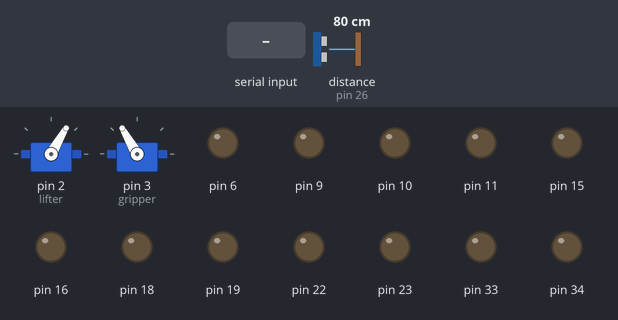
Recording of a sketch running on a simulated Arduino Mega 2560, built with avr-gcc and run on an emulated ATmega2560. Shown: 2 × servo, output pins drawn as LEDs (lit = HIGH). Wiring (inferred from the names in the program): ultrasonic range finder: trigger pin 25; echo pin 26. The test bench sets the inputs (shaded band); at power-on: distance to the obstacle (sensor on pin 26) 80 cm. The echo pulse lasts 58.3 µs per cm; pins used as bus, display or sensor lines are not drawn.

Above: at 1.2 s.
1.3 s: "a" received over Serial
At 2.6 s:
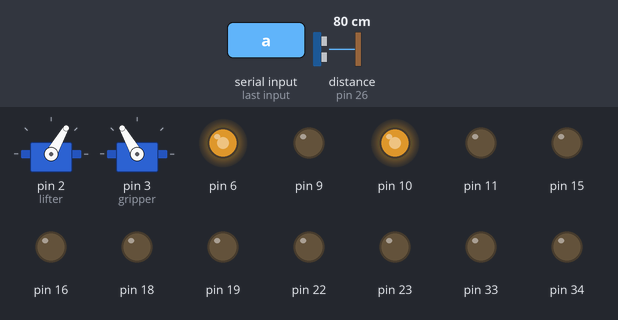
2.9 s: "b" received over Serial
At 2.98 s:
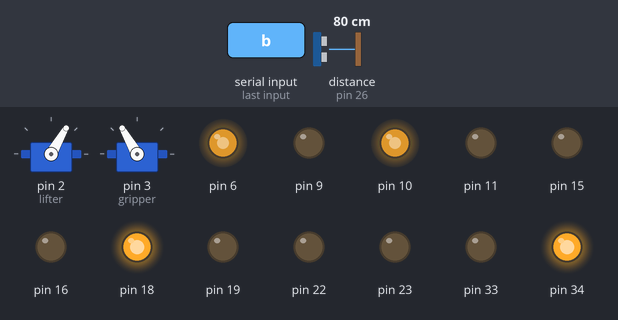
4.5 s: "c" received over Serial
At 5.0 s:
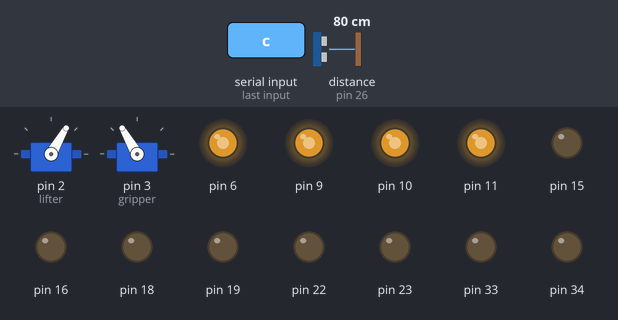
6.1 s: "d" received over Serial
At 6.18 s:
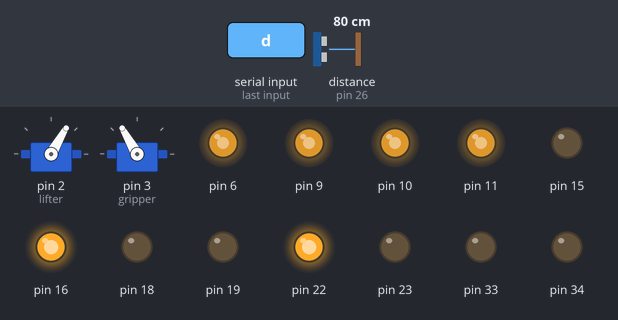
7.7 s: "e" received over Serial
At 7.78 s:
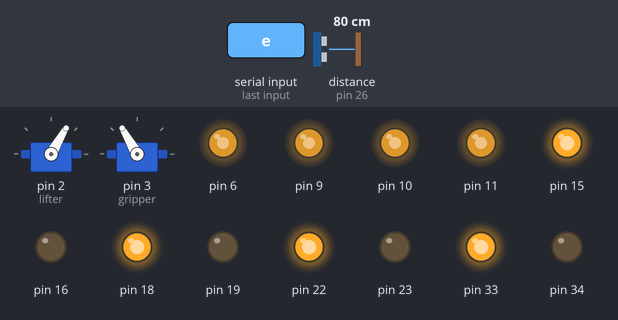
9.3 s: "f" received over Serial
At 9.38 s:
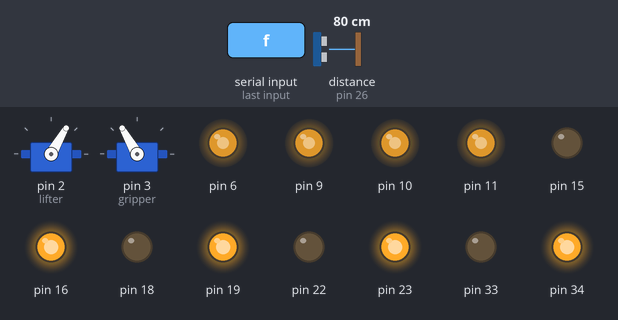
Timing chart, 0 to 11.9 s (numbered marks = the images above; inputs shaded):
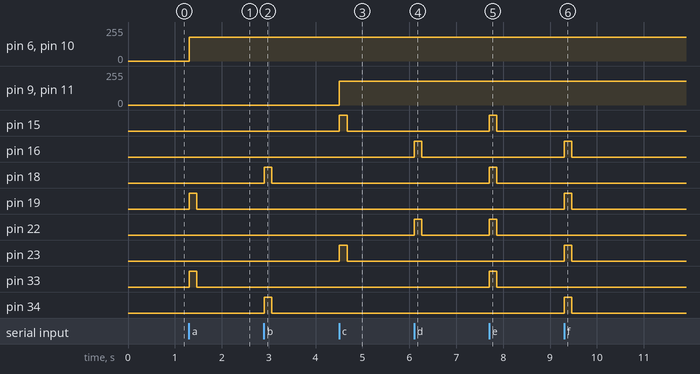

The sketch:

sketch_mar4b.ino
```cpp
#include <Servo.h>
//#define sensor A9

// Adding Servo library
Servo lifter;
Servo gripper;

// Globally declaration of variables
int top = 110, bottom = 5, pos = 60, gri = 120,distance;
char rec;


const int trigPin = 25; // Trigger Pin of Ultrasonic Sensor
const int echoPin = 26; // Echo Pin of Ultrasonic Sensor
long duration, inches, cm;
float volts;


   // Function for stop
void stop() {
  digitalWrite(18, LOW);
  digitalWrite(19, LOW);
  digitalWrite(33, LOW);
  digitalWrite(34, LOW);
  digitalWrite(15, LOW);
  digitalWrite(16, LOW);
  digitalWrite(22, LOW);
  digitalWrite(23, LOW);
}

// Function for pin configuration for motor0

void m0config() {
  pinMode(15, OUTPUT);
  pinMode(16, OUTPUT);
  pinMode(11, OUTPUT);
}

// Function for clockwise rotation of m0

void m0Cw(int speed) {
  digitalWrite(15, HIGH);
  digitalWrite(16, LOW);
  analogWrite(11, speed);
}

// Function for anti-clockwise rotation of m0

void m0aCw(int speed) {
  digitalWrite(15, LOW);
  digitalWrite(16, HIGH);
  analogWrite(11, speed);
}

// ..........................................................................


// Function for pin configuration for motor1

void m1config() {
  pinMode(18, OUTPUT);
  pinMode(19, OUTPUT);
  pinMode(10, OUTPUT);
}

// Function for clockwise rotation of m1

void m1Cw(int speed) {
  digitalWrite(18, HIGH);
  digitalWrite(19, LOW);
  analogWrite(10, speed);
}

// Function for anti-clockwise rotation of m1

void m1aCw(int speed) {
  digitalWrite(18, LOW);
  digitalWrite(19, HIGH);
  analogWrite(10, speed);
}

// Function for pin configuration for motor2

void m2config() {
  pinMode(22, OUTPUT);
  pinMode(23, OUTPUT);
  pinMode(9, OUTPUT);
}

// Function for clockwise rotation of m2

void m2Cw(int speed) {
  digitalWrite(22, HIGH);
  digitalWrite(23, LOW);
  analogWrite(9, speed);
}

// Function for anti-clockwise rotation of m2

void m2aCw(int speed) {
  digitalWrite(22, LOW);
  digitalWrite(23, HIGH);
  analogWrite(9, speed);
}

// ........................................................................

// Function for pin configuration for motor3

void m3config() {
  pinMode(33, OUTPUT);
  pinMode(34, OUTPUT);
  pinMode(6, OUTPUT);
}

// Function for clockwise rotation of m3

void m3Cw(int speed) {
  digitalWrite(33, HIGH);
  digitalWrite(34, LOW);
  analogWrite(6, speed);
}

// Function for anti-clockwise rotation of m3

void m3aCw(int speed) {
  digitalWrite(33, LOW);
  digitalWrite(34, HIGH);
  analogWrite(6, speed);
}


void right() {
  m1aCw(180);
  m3Cw(180);
}

void left() {
  m1Cw(180);
  m3aCw(180);
}


void backward() {
  m0Cw(180);
  m2aCw(180);
}

void forward() {
  m0aCw(180);
  m2Cw(180);
}


void rightTurn() {
  m0Cw(180);
  m1Cw(180);
  m2Cw(180);
  m3Cw(180);
}
// ..................
void leftTurn() {
  m0aCw(180);
  m1aCw(180);
  m2aCw(180);
  m3aCw(180);
}
// .................................................................

void Omnimove() {
  if (rec == 'a') {
    right();
    delay(165);
    stop();
  }

  else if (rec == 'b') {
    left();
    delay(165);
    stop();
  }

  else if (rec == 'c') {
    backward();
    delay(165);
    stop();
  }

  else if (rec == 'd'&& cm>30) {
    forward();
    delay(165);
    stop();
  }

  else if (rec == 'e') {
    rightTurn();
    delay(165);
    stop();
  }

  else if (rec == 'f') {
    leftTurn();
    delay(165);
    stop();
  }
}

// Function for movement of the lifter

void Lifter() {
  if (rec == 'h' && pos <= top) {
    pos = pos + 3;
    lifter.write(pos);
  }

  else if (rec == 'i' && pos >= bottom) {
    pos = pos - 3;
    lifter.write(pos);
  }
}

// ........................................................

// Function for movement of gripper

void Gripper() {
  if (rec == 'g') {
    gri = gri + 3;
    gripper.write(gri);
    //delay(10);
  }

  else if (rec == 'r') {
    gri = gri - 3;
    gripper.write(gri);
    //delay(10);
  }
}

// .........................................................


//void sharp()
//{
//  if(distance>30)
//  {
//    forward();
//  }
//   else if(distance<30)
//  {
//    stop();
//  }
//}


void setup()
{
     Serial.begin(9600); // Starting Serial Terminal

     lifter.attach(2);
     lifter.write(pos);

     gripper.attach(3);
     gripper.write(gri);

     pinMode(trigPin, OUTPUT);
     pinMode(echoPin, INPUT);

//     pinMode(sensor,INPUT);

     m0config();
     m1config();
     m2config();
     m3config();
}

void loop()
{
   digitalWrite(trigPin, LOW);
   delayMicroseconds(2);
   digitalWrite(trigPin, HIGH);
   delayMicroseconds(10);
   digitalWrite(trigPin, LOW);

   duration = pulseIn(echoPin, HIGH);
   inches = microsecondsToInches(duration);
   cm = microsecondsToCentimeters(duration);

//    volts = analogRead(sensor)*0.0048828125;
//    distance = 13*pow(volts, -1);

//   sharp();

//  stop();
 if (Serial.available()) {
    rec=Serial.read();
    Omnimove();
    Lifter();
    Gripper();
  }
//   Serial.print(inches);
//   Serial.print("in, ");
//   Serial.print(cm);
//   Serial.print("cm");
//   Serial.println();
//   delay(100);

}

long microsecondsToInches(long microseconds) {
   return microseconds / 74 / 2;
}

long microsecondsToCentimeters(long microseconds) {
   return microseconds/29/2;
}
```

Measured:
- after the input at 1.3 s, pin 6, pin 10: 0/255 → 180/255 at once; pin 19, pin 33: LOW → HIGH at once, → LOW 0.17 s later
- after the input at 2.9 s, pin 18, pin 34: LOW → HIGH at once, → LOW 0.17 s later
- after the input at 4.5 s, pin 9, pin 11: 0/255 → 180/255 at once; pin 15, pin 23: LOW → HIGH at once, → LOW 0.17 s later
- after the input at 6.1 s, pin 16, pin 22: LOW → HIGH at once, → LOW 0.17 s later
- after the input at 7.7 s, pin 15, pin 18, pin 22, pin 33: LOW → HIGH at once, → LOW 0.17 s later
- after the input at 9.3 s, pin 16, pin 19, pin 23, pin 34: LOW → HIGH at once, → LOW 0.17 s later
